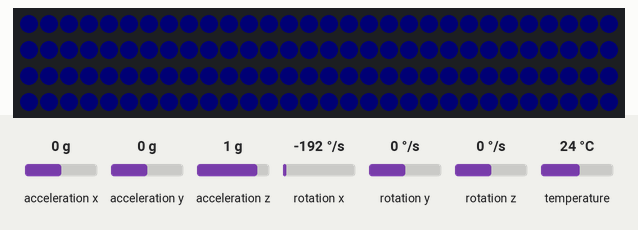
Recording of a sketch running on a simulated Arduino Uno, built with avr-gcc and run on an emulated ATmega328P. On the bench: 120 RGB LEDs in strip order, left to right, continuing on the next row. The test bench sets the inputs (shaded band); at power-on: rotation x 0 °/s, acceleration x 0 g, acceleration y 0 g, acceleration z 1 g, rotation y 0 °/s, rotation z 0 °/s, temperature 24 °C. Dim RGB values are drawn brighter than linear; what the sketch prints to the serial monitor is not drawn.

1.3 s: rotation x set to -192 °/s
Above: at 1.59 s.
3.5 s: rotation x set to -100 °/s
5.1 s: rotation x set to 192 °/s
Timing chart, 0 to 8.1 s (numbered marks = the images above; inputs shaded):
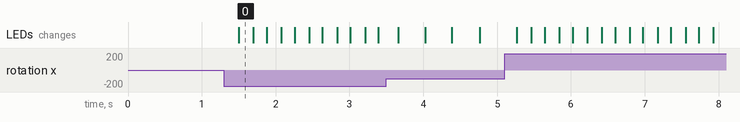

Measured:
- after the input at 1.3 s, the LEDs: change after 0.20 s (image 0)

The sketch:

wowglow.ino
```cpp
#include <Adafruit_MPU6050.h>
#include <Adafruit_Sensor.h>
#include <Wire.h>

#include <FastLED.h>

#define LED_PIN     7
#define NUM_LEDS    120

CRGB leds[NUM_LEDS];

//MPU vars
Adafruit_MPU6050 mpu;

sensors_event_t a, g, temp;
float xrot, xangle = 0;
int b;

void setup() {
  Serial.begin(9600);

  //initialize LEDs
  FastLED.addLeds<WS2812, LED_PIN, GRB>(leds, NUM_LEDS);

  //set all LEDs to blue
  for (int i = 0; i < NUM_LEDS; i++) {
    leds[i] = CRGB(0, 0, 255);
  }

  ////////////////////

  //initialize MPU
  if (!mpu.begin()) {
    Serial.println("Failed to find MPU6050 chip");
    while (1) {
      delay(10);
    }
  }
  Serial.println("MPU6050 Found!");

  mpu.setAccelerometerRange(MPU6050_RANGE_8_G);
  mpu.setGyroRange(MPU6050_RANGE_500_DEG);
  mpu.setFilterBandwidth(MPU6050_BAND_21_HZ);

}

void loop() {
  int deltime = 10;

  // put your main code here, to run repeatedly:
  mpu.getEvent(&a, &g, &temp);

  xrot = g.gyro.x;
  xangle += xrot * ((float)deltime / 1000.0);

  Serial.println(xrot);
  Serial.println(xangle);
  Serial.println();

  b = (int)(abs(xangle)/90 * 255);

  FastLED.setBrightness(b);
  FastLED.show();

  delay(deltime);
}
```
